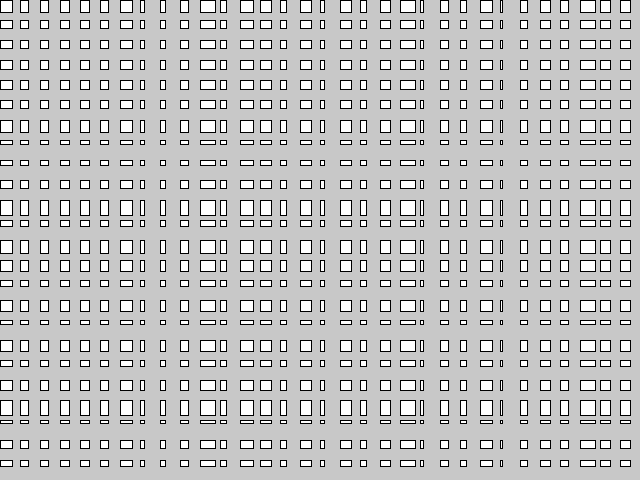
Frame 1 (no input)
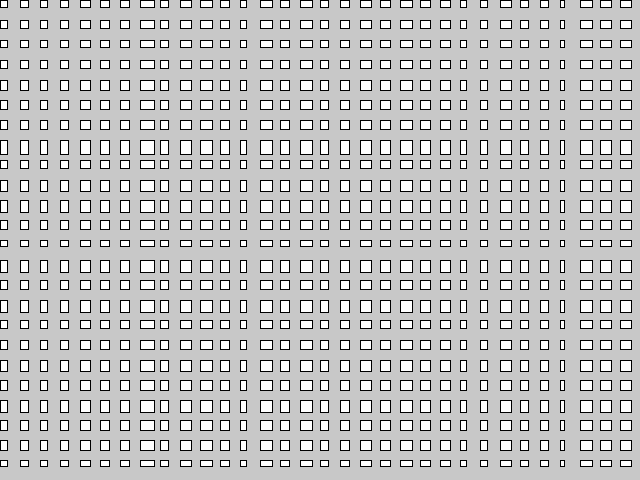
Frame 60 (the mouse pressed at the canvas centre just before this capture)
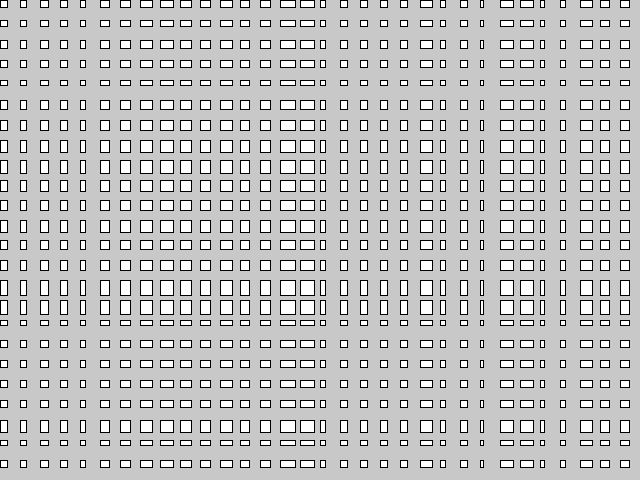
Frame 120 (the mouse held since frame 60 and released just before this capture)

The Processing sketch that drew these frames (run headless with seeded random() and noise(); from frame 60 on, the mouse is pressed at the canvas centre):

// Processing sketch: processing_170540
// ── processing_170540.pde

float time = 0.0;
float increment = 0.01;
int w = 32;
int h = 24;
Box[][] boxes;

void setup()
{
  size(640,480);
  boxes = new Box[w][h];
  for(int x=0;x<w;x++){
    for(int y=0;y<h;y++){
      boxes[x][y] = new Box(x,y);
    }
  }
}

void draw()
{
  update();
  background(200);
  for(int x=0;x<w;x++){
    for(int y=0;y<h;y++){
      boxes[x][y].display();
    }
  }
}

void update()
{
  time+=increment;
  for(int x=0;x<w;x++){
    for(int y=0;y<h;y++){
      boxes[x][y].update(time);
    }
  }
}



class Box
{
  int px, py;
  float nx, ny;
  int w = 20;
  
 Box(int xm, int ym){
  px = (xm*w);
  py = (ym*w);
  nx = 0.0;
  ny = 0.0;
 }
 
 void display(){
   rect(px,py,nx*w,ny*w);
 }
 
 void update(float t)
 {
   nx = noise(t+px);
   ny = noise(t+py);
 }
}
